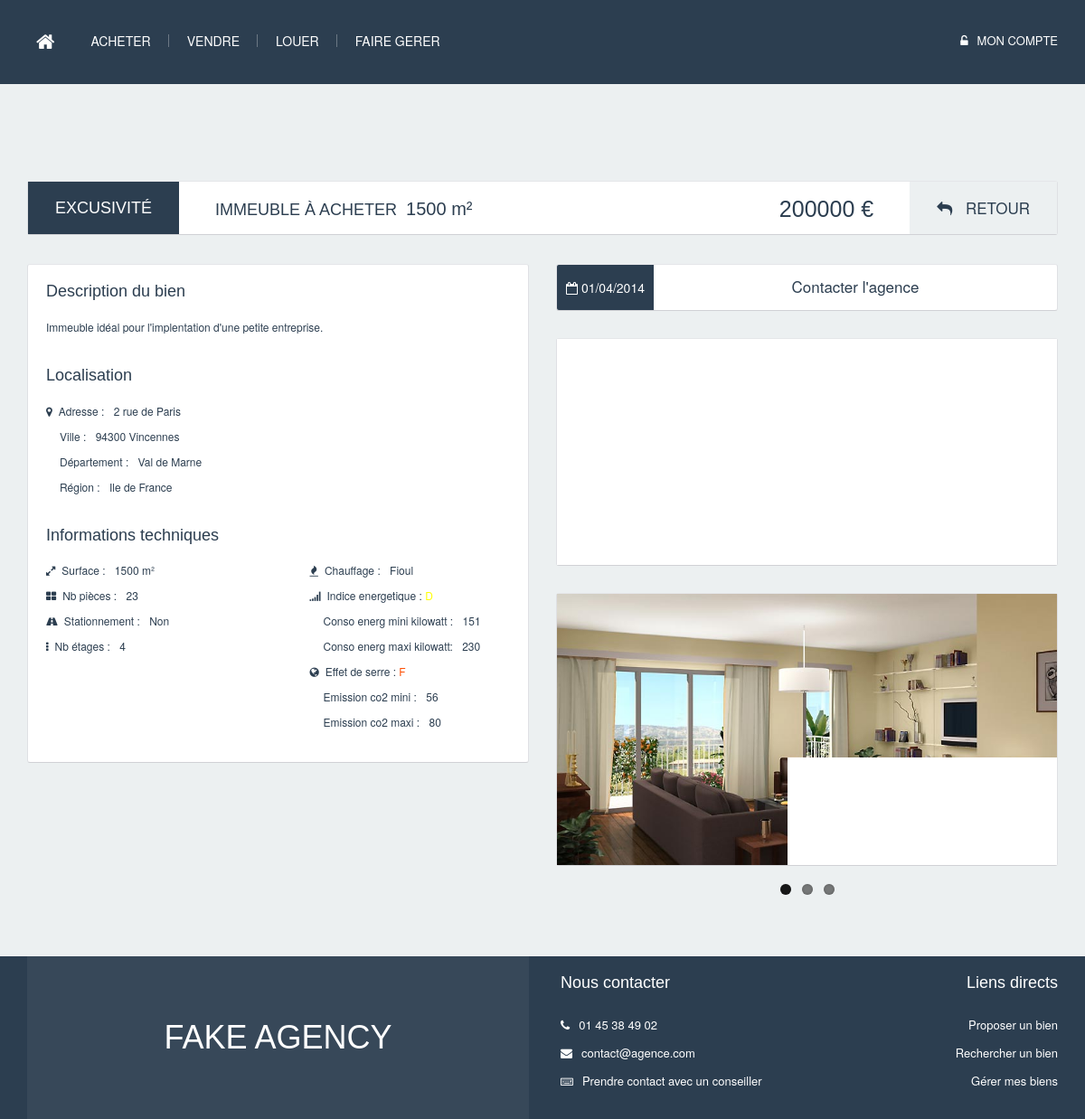
/visualisation_bien/bien.php?id_bien_immobilier=4, run on the app's committed database.
### tables this page shows
CREATE TABLE Bien_immobilier(
        id_bien_immobilier     int (11) Auto_increment  NOT NULL ,
        prix                   Double ,
        superficie             Int ,
        nb_pieces              Int ,
        descriptif             Varchar (255) ,
        parking                Bool ,
        nb_etages              Int ,
        date_parution          TimeStamp ,
        id_personne_locataire  Int ,
        id_personne_proprio    Int ,
        id_personne_gest       Int ,
        id_agence_vendeur      Int ,
        id_agence_loueur       Int ,
        id_type_chauffage      Int ,
        id_adresse             Int ,
        id_gaz                 Int ,
        id_consommation_energetique Int ,
        PRIMARY KEY (id_bien_immobilier )
);

CREATE TABLE Adresse(
        id_adresse     int (11) Auto_increment  NOT NULL ,
        code_postal    Varchar (25) ,
        ville          Varchar (255) ,
        rue            Varchar (255) ,
        numero_rue     Int ,
        id_departement Int ,
        PRIMARY KEY (id_adresse )
);

CREATE TABLE Departement(
        id_departement   int (11) Auto_increment  NOT NULL ,
        code_departement char (2) ,
        nom_departement  Varchar (255) ,
        id_region        Int ,
        PRIMARY KEY (id_departement )
);

CREATE TABLE Region(
        id_region  int (11) Auto_increment  NOT NULL ,
        nom_region Varchar (255) ,
        ville_chef Varchar (255) ,
        PRIMARY KEY (id_region )
);

CREATE TABLE Type_chauffage(
        id_type_chauffage  int (11) Auto_increment  NOT NULL ,
        nom_type_chauffage Varchar (255) NOT NULL ,
        PRIMARY KEY (id_type_chauffage )
);

CREATE TABLE Consommation_energetique_classe(
        id_consommation_energetique   int (11) Auto_increment  NOT NULL ,
        nom_consommation_energetique  Varchar (25) ,
        conso_kilowatt_an_mcarre_mini Int ,
        conso_kilowatt_an_mcarre_maxi Int ,
        PRIMARY KEY (id_consommation_energetique )
);

CREATE TABLE Gaz_a_effet_de_serre_classe(
        id_gaz                           int (11) Auto_increment  NOT NULL ,
        nom_gaz                          Varchar (255) ,
        emission_kilo_co2_an_mcarre_mini Int ,
        emission_kilo_co2_an_mcarre_maxi Int ,
        PRIMARY KEY (id_gaz)
);

### functions_php/visualisation_bien/affichage_result.php (the view, shortened to what the rows shown need)
<?php
	require_once(dirname(__FILE__).'/../user_utils/getUtils_html.php');
	require_once(dirname(__FILE__).'/../recherche_biens/search.php');
	require_once(dirname(__FILE__).'/getUtils.php');
	function affichage_base_visu($id_bien_immobilier,$is_for_lambda){
		$link_retour = getPathRoot().'result.php';
		$res=searchBase(array('id_bien_immobilier'=>$id_bien_immobilier,'is_for_lambda'=>$is_for_lambda));
		$res = $res[0];
		$prix			= empty($res['prix']) 			? '': $res['prix'].' €';
		$descriptif 	= empty($res['descriptif']) 	? '...': $res['descriptif'];
		$surface 		= empty($res['superficie']) 	? '' : "<p><i class='fa fa-expand'></i><span>Surface :</span> {$res['superficie']} m&sup2;</p>";
		$jardin 		= empty($res['jardin']) 		? '' : "<p><i class='fa fa-picture-o'></i><span>Jardin :</span> {$res['jardin']} m&sup2;</p>";
		$nb_pieces 		= empty($res['nb_pieces'])		? '' : "<p><i class='fa fa-th-large'></i><span>Nb pièces :</span> {$res['nb_pieces']}</p>";
		$parking 		= !empty($res['parking']) && $res['parking']==1	? "<p><i class='fa fa-road'></i><span>Stationnement :</span> Non</p>" :"<p><i class='fa fa-road'></i><span>Stationnement :</span> Oui</p>";
		$nb_etages 		= empty($res['nb_etages'])		? '' : "<p><i class='fa fa-ellipsis-v'></i><span>Nb étages :</span> {$res['nb_etages']}</p>";
		$chauffage 		= empty($res['infos_chauffage']['nom_type_chauffage'])	? '' : "<p><i class='fa fa-fire'></i><span>Chauffage :</span> {$res['infos_chauffage']['nom_type_chauffage']} </p>";
		$type_bien 		= empty($res['info_type_bien']) ? '' : $res['info_type_bien'] ;
		$type_achat_location	= empty($res['info_type_achat_location']) ? '' : $res['info_type_achat_location'] ;
		$consommation_energetique ='';
		$gaz ='';
		$ascenseur ='';
		$adresse='';
		if(!empty($res['infos_conso_energetique']) && !empty($res['infos_conso_energetique']['id_consommation_energetique'])){
			$classe='indice_'.trim(strtoupper($res['infos_conso_energetique']['nom_consommation_energetique']));
			$consommation_energetique=<<<HTML
				<p><i class="fa fa-signal"></i>Indice energetique : <span class="$classe" >{$res['infos_conso_energetique']['nom_consommation_energetique']}</span></p>
				<p class="padleft35"><span>Conso energ mini kilowatt :</span> {$res['infos_conso_energetique']['conso_kilowatt_an_mcarre_mini']}</p>
				<p class="padleft35"><span>Conso energ maxi kilowatt:</span> {$res['infos_conso_energetique']['conso_kilowatt_an_mcarre_maxi']}</p>
HTML;
		}
		if(!empty($res['infos_gaz']) && !empty($res['infos_gaz']['id_gaz'])){
			$classe='indice_'.trim(strtoupper($res['infos_gaz']['nom_gaz']));
			$gaz=<<<HTML
				<p><i class="fa fa-globe"></i>Effet de serre :<span class="$classe"> {$res['infos_gaz']['nom_gaz']}</span></p>
				<p class="padleft35" ><span>Emission co2 mini :</span> {$res['infos_gaz']['emission_kilo_co2_an_mcarre_mini']}</p>
				<p class="padleft35"><span>Emission co2 maxi :</span> {$res['infos_gaz']['emission_kilo_co2_an_mcarre_maxi']}</p>
HTML;
		}
		if(!empty($res['infos_adresse']) && !empty($res['infos_adresse']['id_adresse'])){
			$adresse_rue='';
			$adresse_numero_rue='';
			$adresse_dep='';
			$adresse_region='';
			$adresse_code_postal='';
			$adresse_ville='';
			if(!empty($res['infos_adresse']['rue']))
				$adresse_rue=$res['infos_adresse']['rue'];
			if(!empty($res['infos_adresse']['numero_rue']))
				$adresse_numero_rue=$res['infos_adresse']['numero_rue'];
			if(!empty($res['infos_adresse']['nom_departement']))
				$adresse_dep=$res['infos_adresse']['nom_departement'];
			if(!empty($res['infos_adresse']['code_postal']))
				$adresse_code_postal=$res['infos_adresse']['code_postal'];
			if(!empty($res['infos_adresse']['ville']))
				$adresse_ville=$res['infos_adresse']['ville'];
			if(!empty($res['infos_adresse']['nom_region']))
				$adresse_region=$res['infos_adresse']['nom_region'];
			$adresse.=<<<HTML
				<p><i class="fa fa-map-marker"></i><span>Adresse :</span> $adresse_numero_rue $adresse_rue</p>
				<p class="padleft35"><span>Ville :</span> $adresse_code_postal <span id='ville_map'>$adresse_ville</span></p>
				<p class="padleft35"><span>Département :</span> $adresse_dep</p>
				<p class="padleft35"><span>Région :</span> $adresse_region</p>
HTML;
		}
		$phrase_type_bien_type_operation_superficie = '';
		if(!empty($type_bien))
			$phrase_type_bien_type_operation_superficie.=$type_bien." ";
		if(!empty($type_achat_location)){
			if(trim(strtolower($type_achat_location)) == 'location')
				$type_achat_location ='louer';
			else
				$type_achat_location ='acheter';
		}
			$phrase_type_bien_type_operation_superficie.='à '.$type_achat_location;
		if(!empty($res['superficie']))
			$phrase_type_bien_type_operation_superficie.=" <span>".$res['superficie']." m&sup2;</span>";
		$date_parution='';
		if(!empty($res['date_parution'])){
			$date_formated_base = getDateFormatedVisuBase($res['date_parution']);
			$date_formated_details = getDateFormatedVisuDetails($res['date_parution']);
			$date_parution = "<i class='fa fa-calendar-o'></i> {$date_formated_base} {$date_formated_details}";
		}
		$result_html=<<<HTML
		<section class="bg-grey first-section" >
			<div class="container margin60">
				<div class="row">
					<div class="col-md-12">
						<div class="bien-spe-title bg-white">
							<div class="bien-spe-title-alert">
								<h4>Excusivité</h4>
							</div>
							<h2>$phrase_type_bien_type_operation_superficie</h2>
							<div class="bien-spe-title-back">
								<a href="$link_retour"><i class="fa fa-reply"></i> Retour</a>
							</div>
							<h3>$prix</h3>
						</div>
					</div>
				</div>
			</div>
			<div class="container margin30">
				<div class="row">
					<div class="col-md-6">
						<div class="bien-spe-desc bg-white">
							<h4>Description du bien</h4>
							<p class="desc-p-bien"> $descriptif</p>
							<h4>Localisation</h4>
							$adresse
							<h4>Informations techniques</h4>
							<div class="row">
								<div class="col-md-6">
									$surface
									$jardin
									$nb_pieces
									$parking
									$nb_etages
									$ascenseur
								</div>
								<div class="col-md-6">
									$chauffage
									$consommation_energetique
									$gaz
								</div>
							</div>
						</div>
					</div>
					<div class="col-md-6">
						<div class="bien-spe-contact bg-white">
							<div class="bien-spe-desc-mel">$date_parution</div>
							<a href="mailto:contact@fakeagency.com">Contacter l'agence</a>
						</div>
						<div class="margin30 bg-white">
							<div id="map-canvas" style='height:250px'></div>
						</div>
						<div class="bien-spe-pic bg-white margin30">
							<div class="flexslider">
								<ul class="slides">
									<li>
										<img src="../img/biens/1.jpg" />
									</li>
									<li>
										<img src="../img/biens/2.jpg" />
									</li>
									<li>
										<img src="../img/biens/3.jpg" />
									</li>
								</ul>
							</div>
						</div>
					</div>
				</div>
			</div>
		</section>
HTML;
	return $result_html;
	}

### data on the page
bien_immobilier: superficie "1500", prix "200000 €", descriptif "Immeuble idéal pour l'implentation d'une petite entreprise.", nb_pieces "23", nb_etages "4", date_parution "01/04/2014"
adresse: numero_rue "2", rue "rue de Paris", code_postal "94300", ville "Vincennes", id_departement.nom_departement "Val de Marne", region.nom_region "Ile de France"
type_chauffage: nom_type_chauffage "Fioul"
consommation_energetique_classe: nom_consommation_energetique "D", conso_kilowatt_an_mcarre_mini "151", conso_kilowatt_an_mcarre_maxi "230"
gaz_a_effet_de_serre_classe: nom_gaz "F", emission_kilo_co2_an_mcarre_mini "56", emission_kilo_co2_an_mcarre_maxi "80"

### other printed values
$phrase_type_bien_type_operation_superficie "IMMEUBLE À ACHETER"
